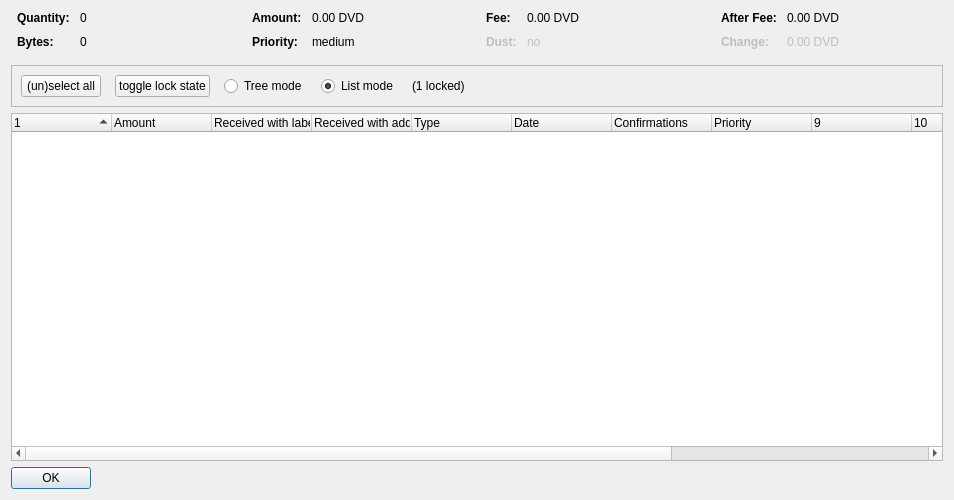
<?xml version="1.0" encoding="UTF-8"?>
<ui version="4.0">
 <class>CoinControlDialog</class>
 <widget class="QDialog" name="CoinControlDialog">
  <property name="geometry">
   <rect>
    <x>0</x>
    <y>0</y>
    <width>954</width>
    <height>500</height>
   </rect>
  </property>
  <property name="windowTitle">
   <string>Coin Selection</string>
  </property>
  <layout class="QVBoxLayout" name="verticalLayout">
   <item>
    <layout class="QHBoxLayout" name="horizontalLayoutTop" stretch="0,0,0,0">
     <property name="topMargin">
      <number>0</number>
     </property>
     <property name="bottomMargin">
      <number>10</number>
     </property>
     <item>
      <layout class="QFormLayout" name="formLayoutCoinControl1">
       <property name="horizontalSpacing">
        <number>10</number>
       </property>
       <property name="verticalSpacing">
        <number>10</number>
       </property>
       <property name="leftMargin">
        <number>6</number>
       </property>
       <property name="rightMargin">
        <number>6</number>
       </property>
       <item row="0" column="0">
        <widget class="QLabel" name="labelCoinControlQuantityText">
         <property name="font">
          <font>
           <weight>75</weight>
           <bold>true</bold>
          </font>
         </property>
         <property name="text">
          <string>Quantity:</string>
         </property>
        </widget>
       </item>
       <item row="0" column="1">
        <widget class="QLabel" name="labelCoinControlQuantity">
         <property name="cursor">
          <cursorShape>IBeamCursor</cursorShape>
         </property>
         <property name="contextMenuPolicy">
          <enum>Qt::ActionsContextMenu</enum>
         </property>
         <property name="text">
          <string notr="true">0</string>
         </property>
         <property name="textInteractionFlags">
          <set>Qt::LinksAccessibleByMouse|Qt::TextSelectableByKeyboard|Qt::TextSelectableByMouse</set>
         </property>
        </widget>
       </item>
       <item row="1" column="0">
        <widget class="QLabel" name="labelCoinControlBytesText">
         <property name="font">
          <font>
           <weight>75</weight>
           <bold>true</bold>
          </font>
         </property>
         <property name="text">
          <string>Bytes:</string>
         </property>
        </widget>
       </item>
       <item row="1" column="1">
        <widget class="QLabel" name="labelCoinControlBytes">
         <property name="cursor">
          <cursorShape>IBeamCursor</cursorShape>
         </property>
         <property name="contextMenuPolicy">
          <enum>Qt::ActionsContextMenu</enum>
         </property>
         <property name="text">
          <string notr="true">0</string>
         </property>
         <property name="textInteractionFlags">
          <set>Qt::LinksAccessibleByMouse|Qt::TextSelectableByKeyboard|Qt::TextSelectableByMouse</set>
         </property>
        </widget>
       </item>
      </layout>
     </item>
     <item>
      <layout class="QFormLayout" name="formLayoutCoinControl2">
       <property name="horizontalSpacing">
        <number>10</number>
       </property>
       <property name="verticalSpacing">
        <number>10</number>
       </property>
       <property name="leftMargin">
        <number>6</number>
       </property>
       <property name="rightMargin">
        <number>6</number>
       </property>
       <item row="0" column="0">
        <widget class="QLabel" name="labelCoinControlAmountText">
         <property name="font">
          <font>
           <weight>75</weight>
           <bold>true</bold>
          </font>
         </property>
         <property name="text">
          <string>Amount:</string>
         </property>
        </widget>
       </item>
       <item row="0" column="1">
        <widget class="QLabel" name="labelCoinControlAmount">
         <property name="cursor">
          <cursorShape>IBeamCursor</cursorShape>
         </property>
         <property name="contextMenuPolicy">
          <enum>Qt::ActionsContextMenu</enum>
         </property>
         <property name="text">
          <string notr="true">0.00 DVD</string>
         </property>
         <property name="textInteractionFlags">
          <set>Qt::LinksAccessibleByMouse|Qt::TextSelectableByKeyboard|Qt::TextSelectableByMouse</set>
         </property>
        </widget>
       </item>
       <item row="1" column="0">
        <widget class="QLabel" name="labelCoinControlPriorityText">
         <property name="font">
          <font>
           <weight>75</weight>
           <bold>true</bold>
          </font>
         </property>
         <property name="text">
          <string>Priority:</string>
         </property>
        </widget>
       </item>
       <item row="1" column="1">
        <widget class="QLabel" name="labelCoinControlPriority">
         <property name="cursor">
          <cursorShape>IBeamCursor</cursorShape>
         </property>
         <property name="contextMenuPolicy">
          <enum>Qt::ActionsContextMenu</enum>
         </property>
         <property name="text">
          <string>medium</string>
         </property>
         <property name="textInteractionFlags">
          <set>Qt::LinksAccessibleByMouse|Qt::TextSelectableByKeyboard|Qt::TextSelectableByMouse</set>
         </property>
        </widget>
       </item>
      </layout>
     </item>
     <item>
      <layout class="QFormLayout" name="formLayoutCoinControl3">
       <property name="horizontalSpacing">
        <number>10</number>
       </property>
       <property name="verticalSpacing">
        <number>10</number>
       </property>
       <property name="leftMargin">
        <number>6</number>
       </property>
       <property name="rightMargin">
        <number>6</number>
       </property>
       <item row="0" column="0">
        <widget class="QLabel" name="labelCoinControlFeeText">
         <property name="font">
          <font>
           <weight>75</weight>
           <bold>true</bold>
          </font>
         </property>
         <property name="text">
          <string>Fee:</string>
         </property>
        </widget>
       </item>
       <item row="0" column="1">
        <widget class="QLabel" name="labelCoinControlFee">
         <property name="cursor">
          <cursorShape>IBeamCursor</cursorShape>
         </property>
         <property name="contextMenuPolicy">
          <enum>Qt::ActionsContextMenu</enum>
         </property>
         <property name="text">
          <string notr="true">0.00 DVD</string>
         </property>
         <property name="textInteractionFlags">
          <set>Qt::LinksAccessibleByMouse|Qt::TextSelectableByKeyboard|Qt::TextSelectableByMouse</set>
         </property>
        </widget>
       </item>
       <item row="1" column="0">
        <widget class="QLabel" name="labelCoinControlLowOutputText">
         <property name="enabled">
          <bool>false</bool>
         </property>
         <property name="font">
          <font>
           <weight>75</weight>
           <bold>true</bold>
          </font>
         </property>
         <property name="text">
          <string>Dust:</string>
         </property>
        </widget>
       </item>
       <item row="1" column="1">
        <widget class="QLabel" name="labelCoinControlLowOutput">
         <property name="enabled">
          <bool>false</bool>
         </property>
         <property name="cursor">
          <cursorShape>IBeamCursor</cursorShape>
         </property>
         <property name="contextMenuPolicy">
          <enum>Qt::ActionsContextMenu</enum>
         </property>
         <property name="text">
          <string>no</string>
         </property>
         <property name="textInteractionFlags">
          <set>Qt::LinksAccessibleByMouse|Qt::TextSelectableByKeyboard|Qt::TextSelectableByMouse</set>
         </property>
        </widget>
       </item>
      </layout>
     </item>
     <item>
      <layout class="QFormLayout" name="formLayoutCoinControl4">
       <property name="horizontalSpacing">
        <number>10</number>
       </property>
       <property name="verticalSpacing">
        <number>10</number>
       </property>
       <property name="leftMargin">
        <number>6</number>
       </property>
       <property name="rightMargin">
        <number>6</number>
       </property>
       <item row="0" column="0">
        <widget class="QLabel" name="labelCoinControlAfterFeeText">
         <property name="font">
          <font>
           <weight>75</weight>
           <bold>true</bold>
          </font>
         </property>
         <property name="text">
          <string>After Fee:</string>
         </property>
        </widget>
       </item>
       <item row="0" column="1">
        <widget class="QLabel" name="labelCoinControlAfterFee">
         <property name="cursor">
          <cursorShape>IBeamCursor</cursorShape>
         </property>
         <property name="contextMenuPolicy">
          <enum>Qt::ActionsContextMenu</enum>
         </property>
         <property name="text">
          <string notr="true">0.00 DVD</string>
         </property>
         <property name="textInteractionFlags">
          <set>Qt::LinksAccessibleByMouse|Qt::TextSelectableByKeyboard|Qt::TextSelectableByMouse</set>
         </property>
        </widget>
       </item>
       <item row="1" column="0">
        <widget class="QLabel" name="labelCoinControlChangeText">
         <property name="enabled">
          <bool>false</bool>
         </property>
         <property name="font">
          <font>
           <weight>75</weight>
           <bold>true</bold>
          </font>
         </property>
         <property name="text">
          <string>Change:</string>
         </property>
        </widget>
       </item>
       <item row="1" column="1">
        <widget class="QLabel" name="labelCoinControlChange">
         <property name="enabled">
          <bool>false</bool>
         </property>
         <property name="cursor">
          <cursorShape>IBeamCursor</cursorShape>
         </property>
         <property name="contextMenuPolicy">
          <enum>Qt::ActionsContextMenu</enum>
         </property>
         <property name="text">
          <string notr="true">0.00 DVD</string>
         </property>
         <property name="textInteractionFlags">
          <set>Qt::LinksAccessibleByMouse|Qt::TextSelectableByKeyboard|Qt::TextSelectableByMouse</set>
         </property>
        </widget>
       </item>
      </layout>
     </item>
    </layout>
   </item>
   <item>
    <widget class="QFrame" name="frame">
     <property name="minimumSize">
      <size>
       <width>0</width>
       <height>40</height>
      </size>
     </property>
     <property name="frameShape">
      <enum>QFrame::StyledPanel</enum>
     </property>
     <property name="frameShadow">
      <enum>QFrame::Sunken</enum>
     </property>
     <layout class="QHBoxLayout" name="horizontalLayout">
      <item>
       <layout class="QHBoxLayout" name="horizontalLayoutPanel" stretch="0,0,0,0,0,0">
        <property name="spacing">
         <number>14</number>
        </property>
        <item>
         <widget class="QPushButton" name="pushButtonSelectAll">
          <property name="sizePolicy">
           <sizepolicy hsizetype="Maximum" vsizetype="Fixed">
            <horstretch>0</horstretch>
            <verstretch>0</verstretch>
           </sizepolicy>
          </property>
          <property name="text">
           <string>(un)select all</string>
          </property>
          <property name="autoDefault">
           <bool>false</bool>
          </property>
         </widget>
        </item>
        <item>
         <widget class="QPushButton" name="pushButtonToggleLock">
          <property name="sizePolicy">
           <sizepolicy hsizetype="Maximum" vsizetype="Fixed">
            <horstretch>0</horstretch>
            <verstretch>0</verstretch>
           </sizepolicy>
          </property>
          <property name="text">
           <string>toggle lock state</string>
          </property>
          <property name="autoDefault">
           <bool>false</bool>
          </property>
         </widget>
        </item>
        <item>
         <widget class="QRadioButton" name="radioTreeMode">
          <property name="sizePolicy">
           <sizepolicy hsizetype="Maximum" vsizetype="Fixed">
            <horstretch>0</horstretch>
            <verstretch>0</verstretch>
           </sizepolicy>
          </property>
          <property name="text">
           <string>Tree mode</string>
          </property>
         </widget>
        </item>
        <item>
         <widget class="QRadioButton" name="radioListMode">
          <property name="sizePolicy">
           <sizepolicy hsizetype="Maximum" vsizetype="Fixed">
            <horstretch>0</horstretch>
            <verstretch>0</verstretch>
           </sizepolicy>
          </property>
          <property name="text">
           <string>List mode</string>
          </property>
          <property name="checked">
           <bool>true</bool>
          </property>
         </widget>
        </item>
        <item>
         <widget class="QLabel" name="labelLocked">
          <property name="text">
           <string>(1 locked)</string>
          </property>
         </widget>
        </item>
        <item>
         <spacer name="horizontalSpacer">
          <property name="orientation">
           <enum>Qt::Horizontal</enum>
          </property>
          <property name="sizeHint" stdset="0">
           <size>
            <width>40</width>
            <height>20</height>
           </size>
          </property>
         </spacer>
        </item>
       </layout>
      </item>
     </layout>
    </widget>
   </item>
   <item>
    <widget class="CoinControlTreeWidget" name="treeWidget">
     <property name="contextMenuPolicy">
      <enum>Qt::CustomContextMenu</enum>
     </property>
     <property name="sortingEnabled">
      <bool>false</bool>
     </property>
     <property name="columnCount">
      <number>13</number>
     </property>
     <attribute name="headerShowSortIndicator" stdset="0">
      <bool>true</bool>
     </attribute>
     <attribute name="headerStretchLastSection">
      <bool>false</bool>
     </attribute>
     <column>
      <property name="text">
       <string/>
      </property>
     </column>
     <column>
      <property name="text">
       <string>Amount</string>
      </property>
     </column>
     <column>
      <property name="text">
       <string>Received with label</string>
      </property>
     </column>
     <column>
      <property name="text">
       <string>Received with address</string>
      </property>
     </column>
     <column>
      <property name="text">
       <string>Type</string>
      </property>
     </column>
     <column>
      <property name="text">
       <string>Date</string>
      </property>
     </column>
     <column>
      <property name="text">
       <string>Confirmations</string>
      </property>
      <property name="toolTip">
       <string>Confirmed</string>
      </property>
     </column>
     <column>
      <property name="text">
       <string>Priority</string>
      </property>
     </column>
     <column>
      <property name="text">
       <string/>
      </property>
     </column>
     <column>
      <property name="text">
       <string/>
      </property>
     </column>
     <column>
      <property name="text">
       <string/>
      </property>
     </column>
     <column>
      <property name="text">
       <string/>
      </property>
     </column>
     <column>
      <property name="text">
       <string/>
      </property>
     </column>
    </widget>
   </item>
   <item>
    <widget class="QDialogButtonBox" name="buttonBox">
     <property name="sizePolicy">
      <sizepolicy hsizetype="Maximum" vsizetype="Fixed">
       <horstretch>0</horstretch>
       <verstretch>0</verstretch>
      </sizepolicy>
     </property>
     <property name="orientation">
      <enum>Qt::Horizontal</enum>
     </property>
     <property name="standardButtons">
      <set>QDialogButtonBox::Ok</set>
     </property>
    </widget>
   </item>
  </layout>
 </widget>
 <customwidgets>
  <customwidget>
   <class>CoinControlTreeWidget</class>
   <extends>QTreeWidget</extends>
   <header>coincontroltreewidget.h</header>
  </customwidget>
 </customwidgets>
 <resources/>
 <connections/>
</ui>
